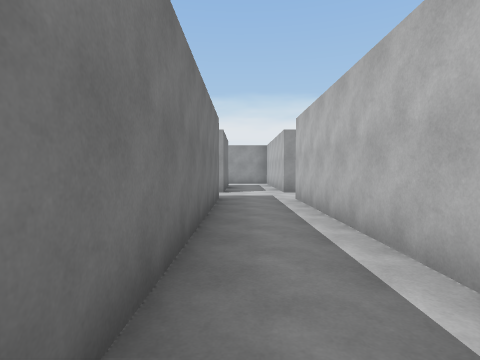
[1] (above)

23 first-person views from a walk through a Unity game level. The camera is 1.4 m above the floor, tilts 2° down and sees 80° across. The floor is counted in squares, 2 m on a side. Each view is taken from the middle of a square. On the plan, view 1 faces up. The plan holds only what a view shows up to about 10 squares ahead; the rest is blank.

[2]
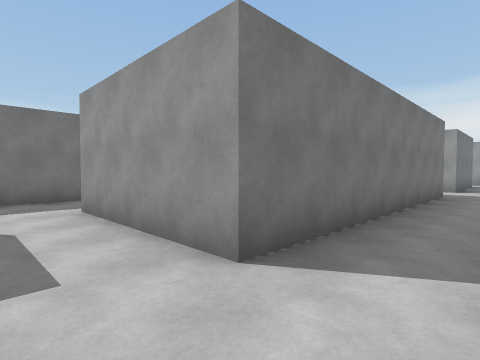

[3]
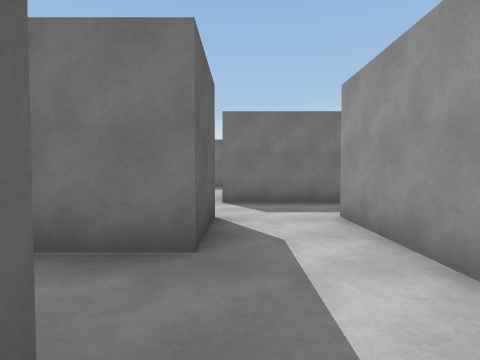

[4]
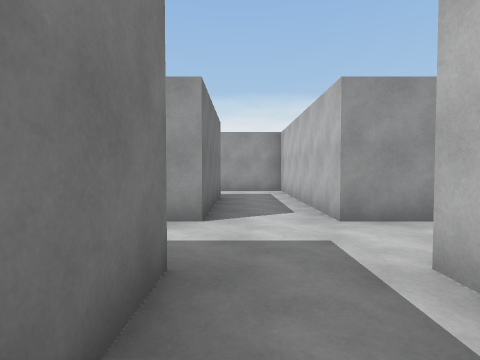

[5]
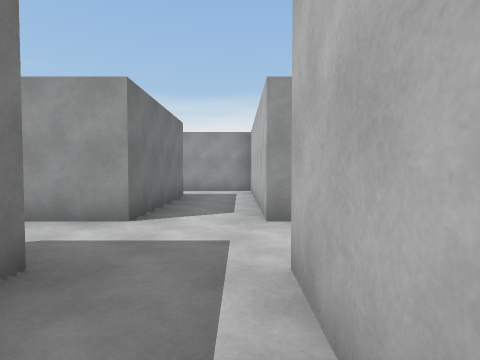

[6]
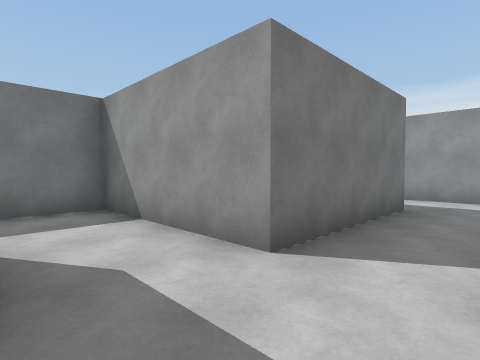

[7]
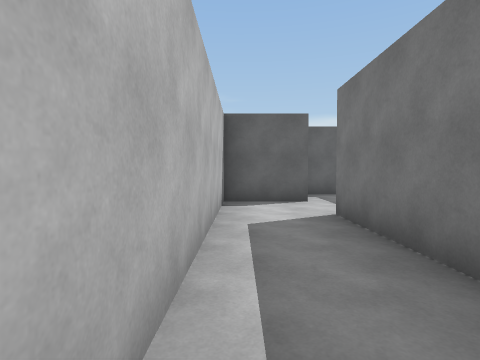

[8]
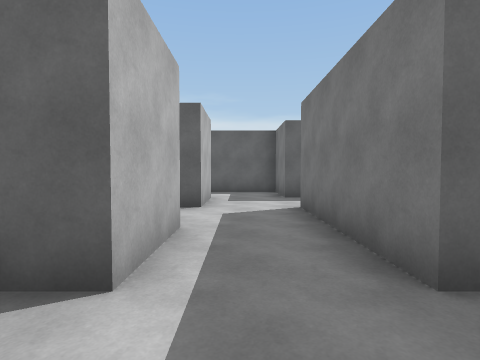

[9]
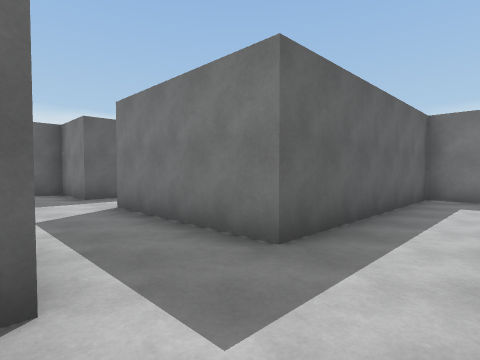

[10]
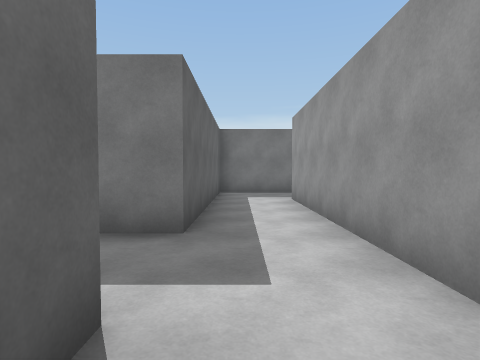

[11]
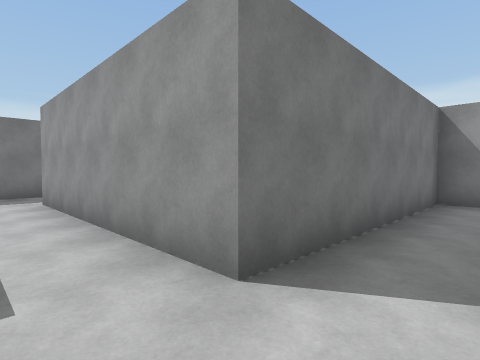

[12]
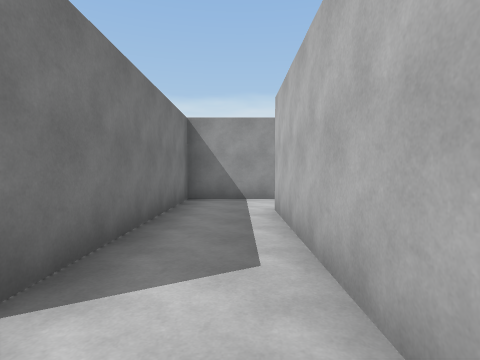

[13]
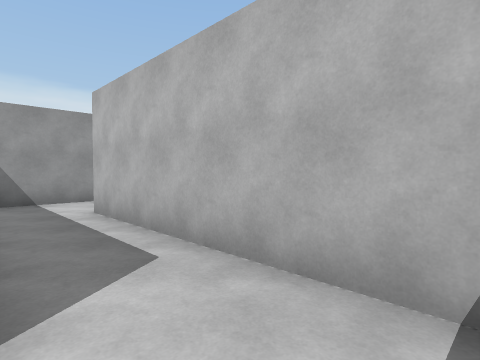

[14]
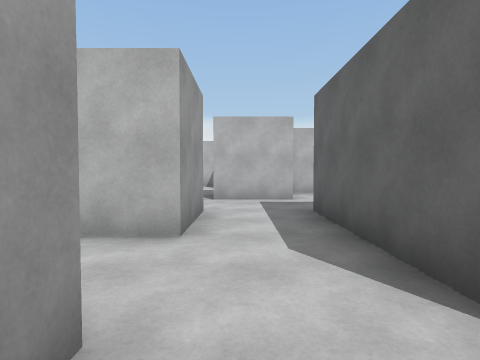

[15]
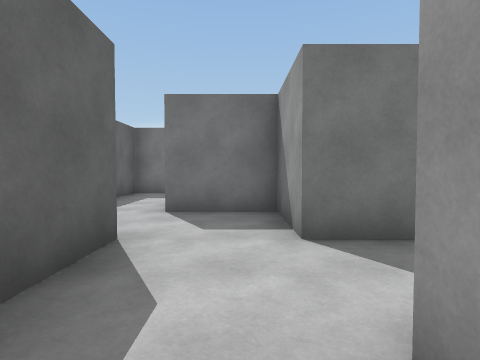

[16]
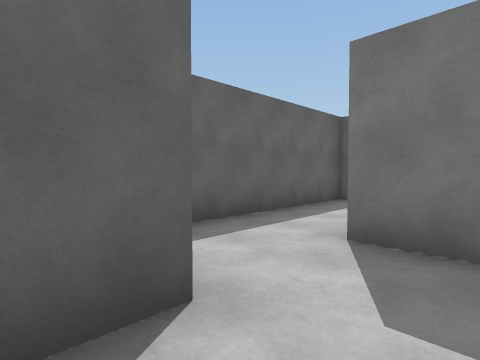

[17]
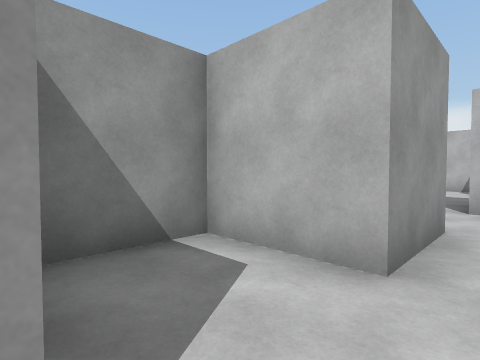

[18]
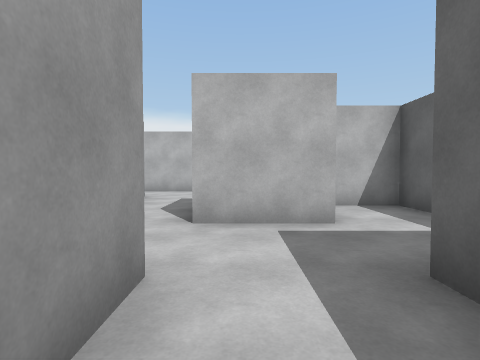

[19]
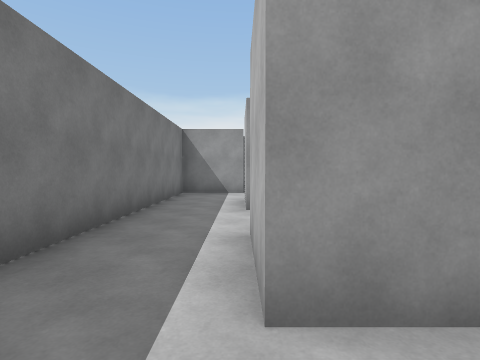

[20]
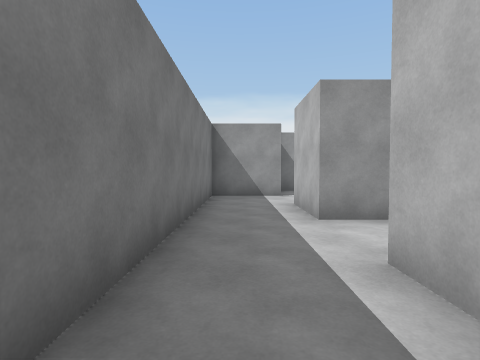

[21]
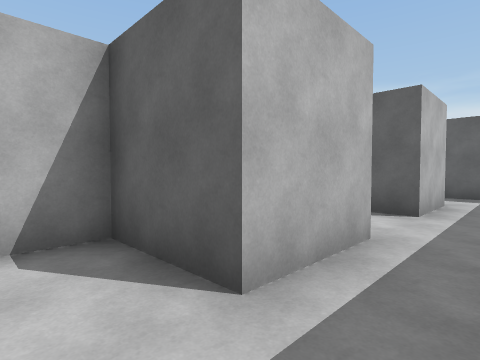

[22]
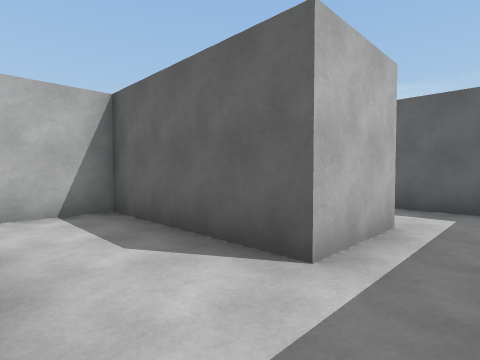

[23]
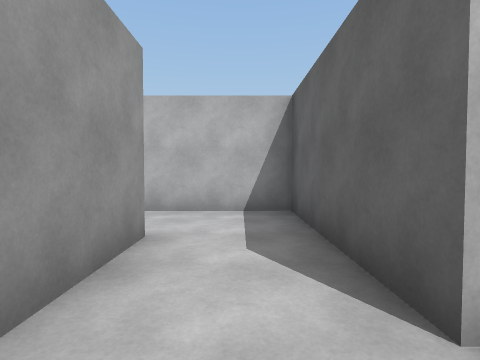

### Floor plan
Points are (right, up) in squares from view 1. A wall is a line through its corners. A room is listed if a view was taken in it or the views show most of it. See-through windows are left out.
Room 1 (views 1, 2, 3, 4, 5, 6, 7, 15, 18)
walls: (-0.5, 7) (-0.5, -0.5) (-4.3, -0.5) (-4.3, 1.4); (-0.6, -2.4) (1.4, -2.4) (1.4, 7); (-6.1, 1.4) (-6.1, -2.4) (-8, -2.4); (2.8, 8.9) (1.4, 8.9) (1.4, 14.5) (-1.1, 14.5); (-1.9, -4.2) (-0.9, -4.2); (-4.3, -4.4) (-4.3, -2.4) (-2.4, -2.4) (-2.4, -3.8); (-0.5, 12.6) (-0.5, 8.9) (-2.4, 8.9); (-8.5, -4.2) (-6.1, -4.2) (-6.1, -6.1) (-2.4, -6.1) (-2.4, -4.5)
ways out: opening at (-5.5, 0.5) to room 2; opening at (-1.5, 8) to room 2; opening at (-7.5, -3.5) to room 3; opening at (-1.5, 13.5)
Room 2 (views 8, 9, 10, 11, 12, 13, 19, 20)
walls: (-4.3, 1.4) (-3.5, 1.4); (-2.4, 2.1) (-2.4, 7); (-11.8, 5.6) (-11.8, 1.4) (-6.1, 1.4); (-2.4, 8.9) (-4.3, 8.9) (-4.3, 3.3) (-9.9, 3.3) (-9.9, 5.1)
ways out: opening at (-5.5, 0.5) to room 1; opening at (-1.5, 8) to room 1; opening at (-11, 4.5) to room 5
Room 3 (views 14, 16, 17)
walls: (-10, -4.2) (-8.5, -4.2); (-8, -2.4) (-8, -0.5) (-9.6, -0.5); (-9.9, -1.1) (-9.9, -2.4) (-11.8, -2.4) (-11.8, -4.2); (-13.5, -6.1) (-11.1, -6.1)
ways out: opening at (-7.5, -3.5) to room 1; opening at (-12.5, -5)
Room 4 (views 21, 22)
walls: (-9.9, 10.7) (-11.8, 10.7) (-11.8, 6.5); (-9.9, 7) (-9.9, 8.9) (-8, 8.9) (-8, 9.8)
ways out: opening at (-11, 6) to room 5
Room 5 (view 23)
walls: (-8, 7) (-9.9, 7); (-9.9, 5.1) (-6.1, 5.1) (-6.1, 7.6); (-11.8, 6.5) (-11.8, 5.6)
ways out: opening at (-11, 4.5) to room 2; opening at (-11, 6) to room 4

Where each view was taken, in squares from view 1:
view 1: 0 up, 0 right, facing up
view 2: 2 down, 1 right, facing up-left
view 3: 2 down, 0 right, facing left
view 4: 5 up, 0 right, facing up
view 5: 5 up, 1 right, facing up
view 6: 7 up, 1 right, facing up-left
view 7: 4 up, 1 right, facing down
view 8: 3 up, 5 left, facing down
view 9: 3 up, 4 left, facing down-left
view 10: 2 up, 3 left, facing left
view 11: 2 up, 3 left, facing up-left
view 12: 2 up, 3 left, facing up
view 13: 2 up, 4 left, facing up-right
view 14: 3 down, 11 left, facing right
view 15: 3 down, 7 left, facing left
view 16: 3 down, 9 left, facing down-left
view 17: 3 down, 10 left, facing up-right
view 18: 3 down, 8 left, facing right
view 19: 2 up, 10 left, facing up
view 20: 3 up, 11 left, facing up
view 21: 10 up, 11 left, facing down-right
view 22: 7 up, 11 left, facing down-right
view 23: 6 up, 11 left, facing right
